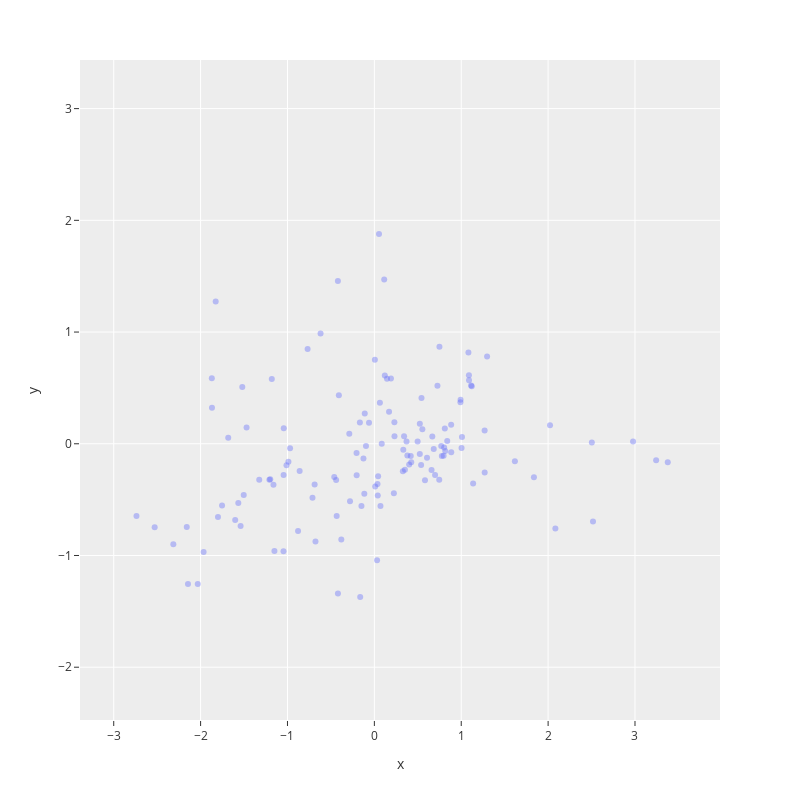

Notebook cell for this chart:
### Markdown cell above
And for a 2D representation:

### Code cell
pca = PCA(n_components=2)

vectors_2d = pca.fit_transform(combined_vectors)

fig = px.scatter(
    
    x=vectors_2d[:,0], 
    y=vectors_2d[:,1],
    opacity=0.4, 
    width=800, 
    height=800,
)

fig.show()

### Figure 1 — Plotly figure (JSON) as saved in the notebook; plotly's stock layout.template omitted (floating-point values rounded to 4 significant figures; data arrays with more than 128 entries replaced by an {"elided": "..."} marker saying what was removed)
{"data": [{"hovertemplate": "x=%{x}<br>y=%{y}<extra></extra>", "legendgroup": "", "marker": {"color": "#636efa", "opacity": 0.4, "symbol": "circle"}, "mode": "markers", "name": "", "orientation": "v", "showlegend": false, "type": "scatter", "x": {"elided": "133 float values"}, "xaxis": "x", "y": {"elided": "133 float values"}, "yaxis": "y"}], "layout": {"height": 800, "legend": {"tracegroupgap": 0}, "margin": {"t": 60}, "width": 800, "xaxis": {"anchor": "y", "autorange": false, "domain": [0, 1], "range": [-3.388, 3.978], "title": {"text": "x"}, "type": "linear"}, "yaxis": {"anchor": "x", "autorange": false, "domain": [0, 1], "range": [-2.472, 3.435], "title": {"text": "y"}, "type": "linear"}}}
